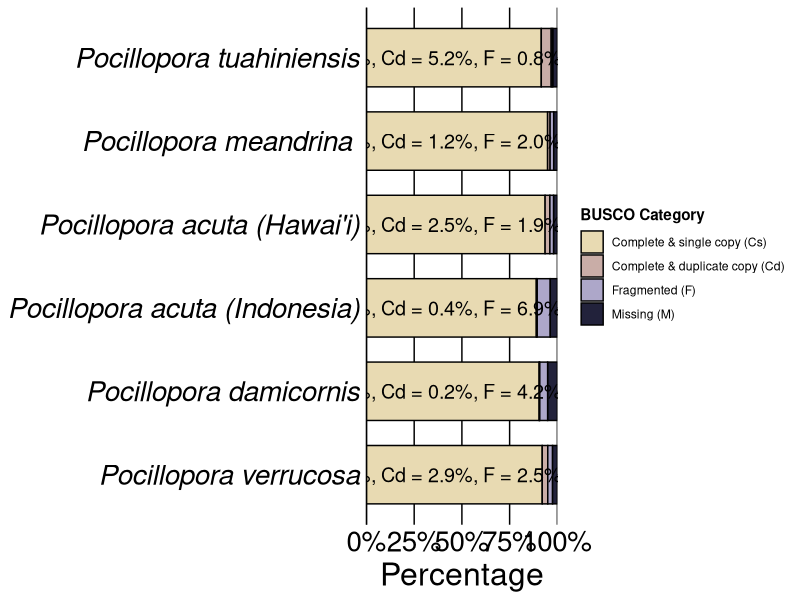
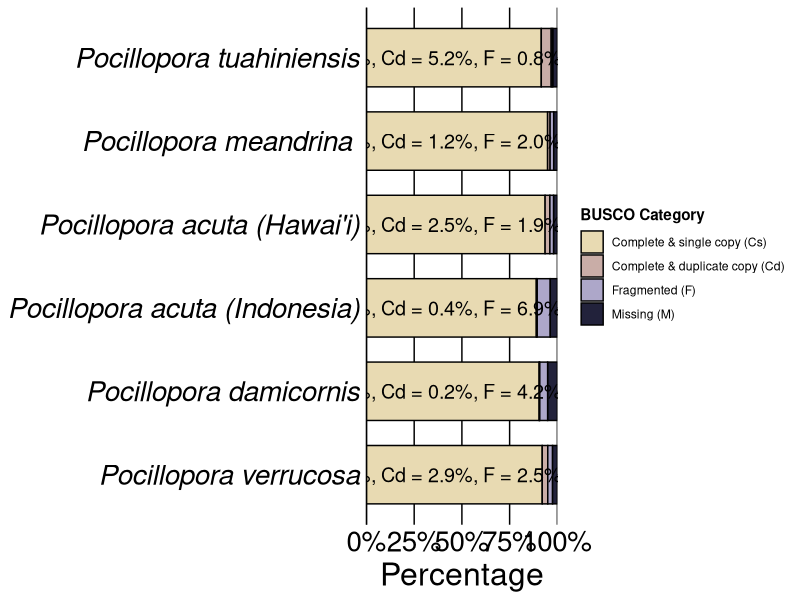
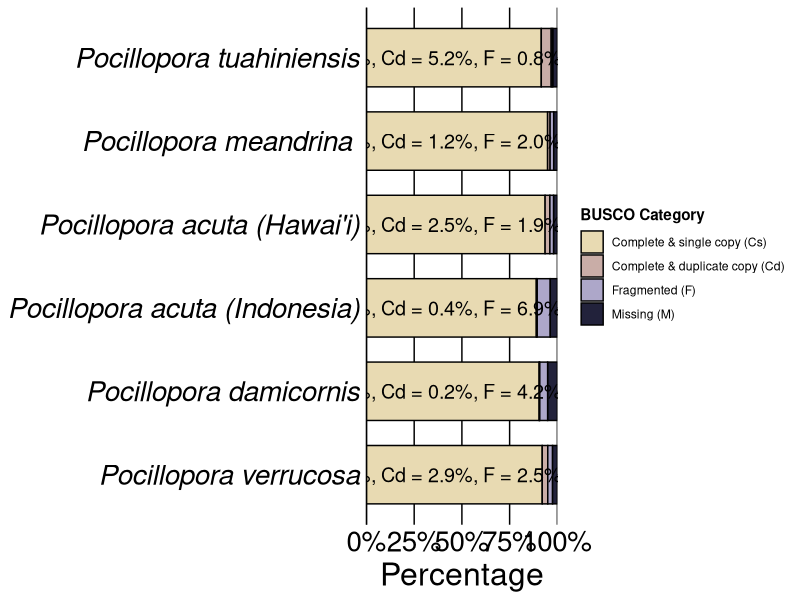

These charts were generated, in order, by the following R code:
## ---- chunk 1
knitr::opts_chunk$set(echo = TRUE)

library(tidyverse)
library(forcats)
## ---- chunk 2
busco <- read.csv("../tables/POC_BUSCO_genome.csv")
## ---- chunk 3
busco_long <- pivot_longer(busco, 
                           cols = c("Complete_single_copy_percent", "Complete_duplicate_percent", "Fragmented_percent", "Missing_percent"),
                           names_to = "Category",
                           values_to = "Percentage")
## ---- chunk 4
# Rename and reorder categories
busco_reordered <- busco_long %>%
  mutate(Category = factor(Category,
                           levels = c("Complete_single_copy_percent", 
                                      "Complete_duplicate_percent", 
                                      "Fragmented_percent", 
                                      "Missing_percent"),
                           labels = c("Complete & single copy (Cs)",
                                      "Complete & duplicate copy (Cd)",
                                      "Fragmented (F)",
                                      "Missing (M)")),
         Species = factor(Species, 
                     levels = c("Pocillopora verrucosa", 
                                "Pocillopora damicornis", 
                                "Pocillopora acuta (Indonesia)", 
                                "Pocillopora acuta (Hawai'i)", 
                                "Pocillopora meandrina ", 
                                "Pocillopora tuahiniensis"))) %>%
  group_by(Species) %>%
  arrange(desc(Percentage), .by_group = TRUE) %>%
  ungroup()

# Create a separate dataframe for labels
label_data <- busco_reordered %>%
  distinct(Species) %>%
  group_by(Species) %>%
  dplyr::summarise(Label = case_when(
    Species == "Pocillopora tuahiniensis" ~ "Cs = 91.5%, Cd = 5.2%, F = 0.8%, M = 2.4%",
    Species == "Pocillopora meandrina " ~ "Cs = 94.9%, Cd = 1.2%, F = 2.0%, M = 1.9%",
    Species == "Pocillopora acuta (Hawai'i)" ~ "Cs = 93.6%, Cd = 2.5%, F = 1.9%, M = 2.0%",
    Species == "Pocillopora acuta (Indonesia)" ~ "Cs = 89.0%, Cd = 0.4%, F = 6.9%, M = 3.7%",
    Species == "Pocillopora damicornis" ~ "Cs = 90.5%, Cd = 0.2%, F = 4.2%, M = 5.1%",
    Species == "Pocillopora verrucosa" ~ "Cs = 92.0%, Cd = 2.9%, F = 2.5%, M = 2.5%",
    TRUE ~ ""
  ))
## ---- chunk 5
ggplot(busco_reordered, aes(x = Species, y = Percentage, fill = fct_rev(Category))) +
  geom_bar(stat = "identity", position = "fill", width = 0.7, color = "black") +
  # geom_text(aes(label = ifelse(Species == "Acropora pulchra", "sup", "")),
  #           position = position_fill(vjust = 0.5),
  #           color = "white", size = 4, fontface = "bold") +
  geom_text(data = label_data, aes(x = Species, y = 0.5, label = Label), 
            color = "black", 
            size = 5,
            inherit.aes = F) +
  scale_y_continuous(labels = scales::percent_format(accuracy = 1), expand = c(0, 0)) +
  #scale_fill_manual(values = c("#00441b", "#238b45", "#66c2a4", "#b2e2e2")) +
  scale_fill_manual(values = c("#22223B", "#ADA7C9", "#C9ADA7", "#E8DAB2")) +
  coord_flip() +
  labs(x = NULL,
       y = "Percentage",
       fill = "BUSCO Category") +
  theme_minimal() +
  theme(
    axis.text.y = element_text(face = "italic", color = "black", size = 20),
    axis.title.x = element_text(size = 23),
    axis.text.x = element_text(color = "black", size = 20),
    legend.position = "right",
    legend.title = element_text(face = "bold"),
    #panel.grid.major.y = element_line(color = "black"),
    axis.line.y = element_line(color = "black"),
    panel.grid.major = element_line(color = "black"),
    panel.grid.minor = element_blank()) +
  guides(fill = guide_legend(reverse = TRUE))

# Save 
ggsave("../output/assembly/final/busco_comparisons.pdf", plot = last_plot(), width = 15, height = 10)
ggsave("../output/assembly/final/busco_comparisons.png", plot = last_plot(), width = 15, height = 10)
